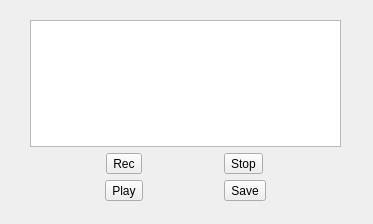
<?xml version="1.0" encoding="UTF-8"?>
<ui version="4.0">
 <class>Dialog</class>
 <widget class="QDialog" name="Dialog">
  <property name="geometry">
   <rect>
    <x>0</x>
    <y>0</y>
    <width>373</width>
    <height>224</height>
   </rect>
  </property>
  <property name="windowTitle">
   <string>Dialog</string>
  </property>
  <widget class="QWidget" name="verticalLayoutWidget">
   <property name="geometry">
    <rect>
     <x>30</x>
     <y>20</y>
     <width>311</width>
     <height>181</height>
    </rect>
   </property>
   <layout class="QVBoxLayout" name="verticalLayout">
    <item>
     <widget class="QGraphicsView" name="graphicsView"/>
    </item>
    <item>
     <layout class="QHBoxLayout" name="horizontalLayout">
      <item>
       <widget class="QToolButton" name="toolButton_record">
        <property name="text">
         <string>Rec</string>
        </property>
       </widget>
      </item>
      <item>
       <widget class="QToolButton" name="toolButton_stop">
        <property name="text">
         <string>Stop</string>
        </property>
       </widget>
      </item>
     </layout>
    </item>
    <item>
     <layout class="QHBoxLayout" name="horizontalLayout_2">
      <item>
       <widget class="QToolButton" name="toolButton_play">
        <property name="text">
         <string>Play</string>
        </property>
       </widget>
      </item>
      <item>
       <widget class="QToolButton" name="toolButton_save">
        <property name="text">
         <string>Save</string>
        </property>
       </widget>
      </item>
     </layout>
    </item>
   </layout>
  </widget>
 </widget>
 <resources/>
 <connections/>
</ui>
